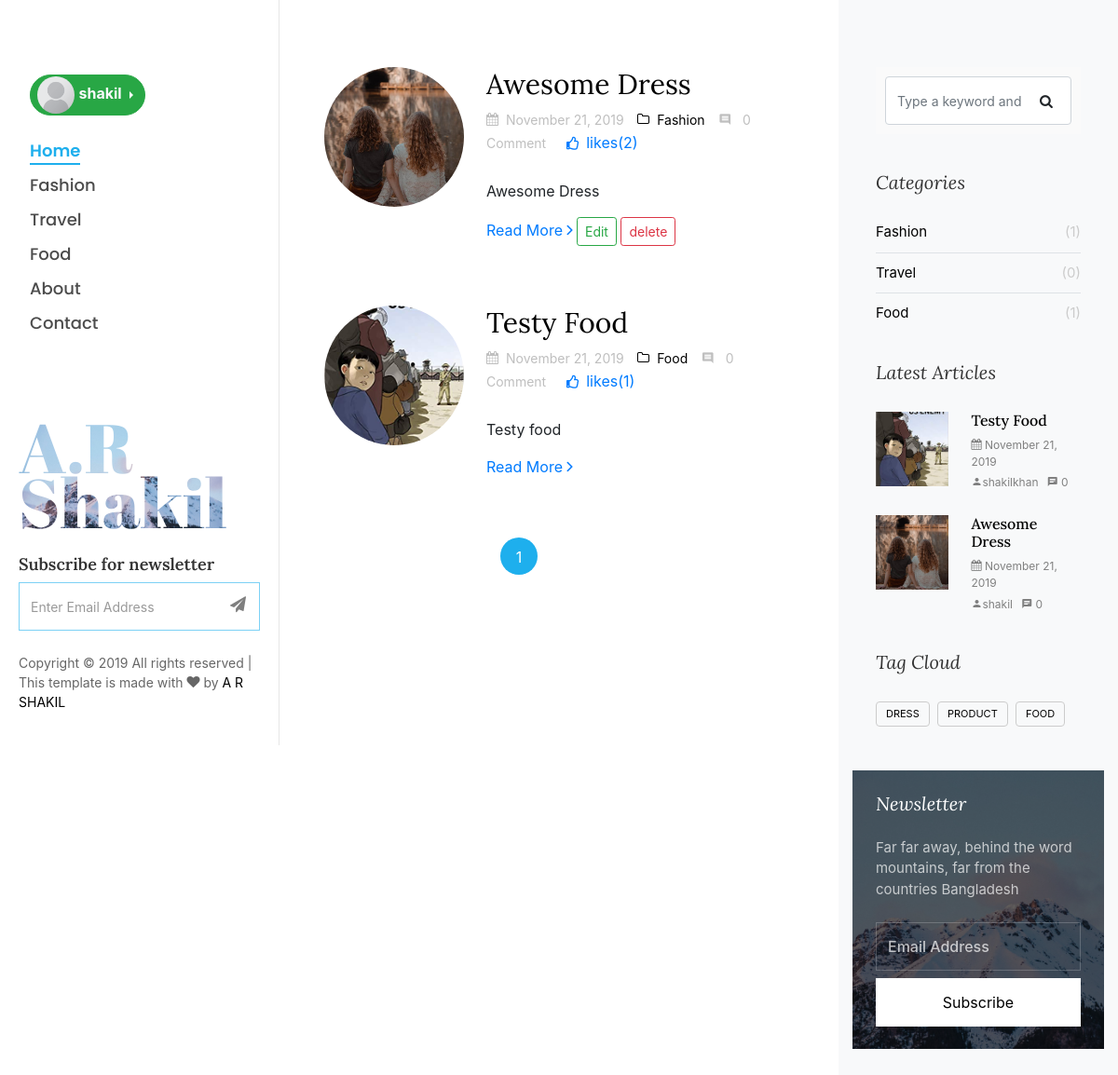
The app's page / (signed in) with its own data.
### blog/models.py (models this page shows, shortened)
class Category(models.Model):
    category_name = models.CharField(max_length=200)
    updated = models.DateTimeField(auto_now_add=True)
    class Meta:
        verbose_name = 'Category'
        verbose_name_plural = 'Categories'

class Post(models.Model):
    category = models.ForeignKey(Category, on_delete=models.CASCADE)
    author  = models.ForeignKey(User, on_delete=models.CASCADE)
    title = models.CharField(max_length=5000)
    image = models.ImageField(upload_to='picture/%Y/%m/%d')
    description = models.TextField()
    post_uploaded = models.DateTimeField(default=datetime.now(), blank=True)
    tags = TaggableManager()
    class Meta:
        verbose_name = 'Post'
        verbose_name_plural = 'Posts'

class Likes(models.Model):
    post = models.ForeignKey(Post, on_delete=models.CASCADE,related_name='likes_post')
    user_likes = models.ManyToManyField(User, blank=True)
    like_status = models.BooleanField(default=False)
    like_created = models.DateTimeField(auto_now_add=True)
    class Meta:
        verbose_name = 'Like'
        verbose_name_plural = 'Likes'

### blog/views.py (the view)
# urls.py: path('',views.home, name='home'),
def home(request,tag_slug=None, get_month=None, get_year=None, id=None):
    categories = Category.objects.all().annotate(posts_count=Count('post'))
    latest_posts = Post.objects.order_by('-post_uploaded')[:4]
    posts = Post.objects.all()
    unique_tag = []
    for x in list(Tag.objects.all().values()[:20]):
        if x not in unique_tag:
            unique_tag.append(x)
    qs = request.POST.get('q',)
    if qs:
        posts = Post.objects.filter(title__icontains=qs)
    if get_month and get_year:
        posts = Post.objects.filter(post_uploaded__month=get_month,post_uploaded__year=get_year)
    tag = None
    if tag_slug:
        tag = get_object_or_404(Tag, slug=tag_slug)
        posts = posts.filter(tags__in=[tag])
    paginator = Paginator(posts, 5)
    page = request.GET.get('page')
    try:
        posts = paginator.page(page)
    except PageNotAnInteger:
        posts = paginator.page(1)
    except EmptyPage:
        posts = paginator.page(paginator.num_pages)
    context = {
        'categories':categories,
        'posts':posts,
        'all_posts': Post.objects.order_by('post_uploaded'),
        'latest_posts':latest_posts,
        'tag': tag,
        'unique_tag':unique_tag
    }
    return render(request, 'blog/index.html',context)

### blog/templates/blog/index.html (shortened to what this page needs)
{% extends 'base.html' %}
{% load static %}
{% block content %}
<div id="colorlib-main">
    <section class="ftco-section ftco-no-pt ftco-no-pb">
        <div class="container">
            <div class="row d-flex">
                <div class="col-xl-8 py-5 px-md-5">
                    <div class="row pt-md-4">
                        {% if posts %}
                        {% for post in posts %}
                        <div class="col-md-12">
                            <div class="blog-entry ftco-animate d-md-flex">
                                {% if post.image %}
                                <a href="{% url 'detail_page' post.id %}" class="img img-2"
                                    style="background-image: url({{ post.image.url }})"></a>
                                {% else %}
                                <a href="#" class="img img-2"
                                    style="background-image: url(static/images/image_1.jpg);"></a>
                                {% endif %}
                                <div class="text text-2 pl-md-4">
                                    <h3 class="mb-2"><a
                                            href="{% url 'detail_page' post.id %}">{{post.title|truncatechars:58}}</a>
                                    </h3>
                                    <div class="meta-wrap">
                                        <p class="meta">
                                            <span><i
                                                    class="icon-calendar mr-2"></i>{{post.post_uploaded|date:"F d, Y"}}</span>
                                            <span><a href="{% url 'categories_page' post.category.id %}"><i
                                                        class="icon-folder-o mr-2"></i>{{post.category.category_name}}</a></span>
                                            {% if post.comments.count >= 1 %}
                                            <span><i class="icon-comment2 mr-2"></i>
                                                {{ post.comments.count }} Comment{{ post.comments.count|pluralize }}
                                            </span>
                                            {% else %}
                                            <span><i class="icon-comment2 mr-2"></i>
                                                {{post.comments.count}} Comment
                                            </span>
                                            {% endif %}
                                            {% for like in post.likes_post.all %}
                                            {% if like.like_status %}
                                            <a href="{% url 'like_post' post.id %}" style="text-decoration:none; ">
                                                <i
                                                    class="far fa-thumbs-up btn-sm"></i>likes({{like.user_likes.count}})</a>
                                            {% else %}
                                            <a href="{% url 'like_post' post.id %}" class="text-dark"
                                                style="text-decoration:none;"><i class="far fa-thumbs-up btn-sm"></i>
                                                like({{like.user_likes.count}})
                                            </a>
                                            {% endif %}
                                            {% empty %}
                                            <a href="{% url 'like_post' post.id %}" class="text-dark"
                                            style="text-decoration:none;"><i class="far fa-thumbs-up btn-sm"></i>
                                            like(0)
                                            </a>
                                            {% endfor %}
                                        </p>
                                    </div>
                                    <p class="mb-4">{{post.description|linebreaks|truncatechars:135}}</p>
                                    <p><a href="{% url 'detail_page' post.id %}" class="btn-custom">Read More <span
                                                class="ion-ios-arrow-forward"></span></a>
                                        {% if post.author.username == request.user.username %}
                                        <a href="{% url 'update_post' post.id%}"
                                            class="btn btn-outline-success btn-sm">Edit</a>
                                        <a href="{% url 'delete_post' post.id%}"
                                            class="btn btn-outline-danger btn-sm">delete</a>
                                        {% endif %}
                                    </p>
                                </div>
                            </div>
                        </div>
                        {% endfor %}
                        {% else %}
                        <h3 class="text-danger text-center py-2 px-2 bg-info text-white"> Sorry, there are no post
                            available at this time. Please add some post! </h3>
                        {% endif %}
                    </div>
                    {% if posts %}
                    {% include "includes/pagination.html" %}
                    {% endif %}
                </div>
                <div class="col-xl-4 sidebar ftco-animate bg-light pt-5">
                    <div class="sidebar-box pt-md-4">
                        <form action="{% url 'home' %}" class="search-form" method="POST">
                            <div class="form-group">
                                <span class="icon icon-search"></span>
                                <input type="text" class="form-control" placeholder="Type a keyword and hit enter"
                                    name="q">
                            </div>
                        </form>
                    </div>
                    <div class="sidebar-box ftco-animate">
                        <h3 class="sidebar-heading">Categories</h3>
                        <ul class="categories">
                            {% for category in categories %}
                            <li><a href="{% url 'categories_page' category.id %}">{{category.category_name}}
                                    <span>({{category.posts_count}})</span></a></li>
                            {% endfor %}
                        </ul>
                    </div>
                    <div class="sidebar-box ftco-animate">
                        <h3 class="sidebar-heading">Latest Articles</h3>
                        {% for latest_post in latest_posts %}
                        <div class="block-21 mb-4 d-flex">
                            {% if latest_post.image %}
                            <a class="blog-img mr-4" style="background-image: url({{latest_post.image.url}});"></a>
                            {% else %}
                            <a class="blog-img mr-4" style="background-image: url(images/image_1.jpg);"></a>
                            {% endif %}
                            <div class="text">
                                <h3 class="heading"><a href="#">{{latest_post.title}}</a></h3>
                                <div class="meta">
                                    <div><a href="#"><span class="icon-calendar"></span>
                                            {{latest_post.post_uploaded|date:"F d, Y"}}</a></div><br>
                                    <div><a href="#"><span
                                                class="icon-person"></span>{{latest_post.author.username}}</a></div>
                                    <div><a href="{% url 'detail_page' latest_post.id %}"><span
                                                class="icon-chat"></span> {{ latest_post.comments.count }}</a></div>
                                </div>
                            </div>
                        </div>
                        {% endfor %}
                    </div>
                    <div class="sidebar-box ftco-animate">
                        <h3 class="sidebar-heading">Tag Cloud</h3>
                        <ul class="tagcloud">
                            {% for tag in unique_tag %}
                            <a href="{% url 'post_list_by_tag' tag.slug %}" class="tag-cloud-link">{{tag.name}}</a>
                            {% endfor %}
                        </ul>
                    </div>
                    <div class="sidebar-box subs-wrap img py-4" style="background-image: url(static/images/bg_1.jpg);">
                        <div class="overlay"></div>
                        <h3 class="mb-4 sidebar-heading">Newsletter</h3>
                        <p class="mb-4">Far far away, behind the word mountains, far from the countries Bangladesh
                        </p>
                        <form action="{% url 'subscribe' %}" class="subscribe-form" method="POST">
                            <div class="form-group">
                                <input type="email" class="form-control" placeholder="Email Address">
                                <input type="submit" value="Subscribe" class="mt-2 btn btn-white submit" name="q">
                            </div>
                        </form>
                    </div>
                            {% regroup all_posts by post_uploaded.year as year_list %}
                </div>
            </div>
        </div>
    </section>
</div>
{% endblock content %}

### templates/base.html (shortened to what this page needs)
<!DOCTYPE html>
{% load static %}
<html lang="en">
<head>
	<link href="https://maxcdn.bootstrapcdn.com/font-awesome/4.7.0/css/font-awesome.min.css" rel="stylesheet">
 	<link rel="stylesheet" href="{% static 'style.css' %}">
 <link rel="stylesheet" href="https://use.fontawesome.com/releases/v5.7.1/css/all.css">
	<link rel="stylesheet" href="{% static 'css/open-iconic-bootstrap.min.css' %}">
	<link rel="stylesheet" href="{% static 'css/animate.css' %}">
	<link rel="stylesheet" href="{% static 'css/owl.carousel.min.css' %}">
	<link rel="stylesheet" href="{% static 'css/owl.theme.default.min.css' %}">
	<link rel="stylesheet" href="{% static 'css/magnific-popup.css' %}">
	<link rel="stylesheet" href="{% static 'css/aos.css' %}">
	<link rel="stylesheet" href="{% static 'css/ionicons.min.css' %}">
	<link rel="stylesheet" href="{% static 'css/bootstrap-datepicker.css' %}">
	<link rel="stylesheet" href="{% static 'css/jquery.timepicker.css' %}">
	<link rel="stylesheet" href="{% static 'css/flaticon.css'% }">
    <link rel="stylesheet" href="{% static 'css/icomoon.css' %}">
	<link rel="stylesheet" href="{% static 'css/style.css' %}">
	 <link rel="stylesheet" href="https://stackpath.bootstrapcdn.com/bootstrap/4.3.1/css/bootstrap.min.css">
</head>
<body>
	<div id="colorlib-page">
		<aside id="colorlib-aside" role="complementary" class="js-fullheight">
			<nav id="colorlib-main-menu" role="navigation">
				<ul class="navmenu">
				{% if user.is_authenticated %}
					<div class="dropdown dropright mb-4">
							<a class="btn btn-success dropdown-toggle" href="#" role="button" id="dropdownMenuLink" data-toggle="dropdown" aria-haspopup="true" aria-expanded="false" style="border-radius: 25px;">
								{% if user.profile.image %}
							 <img src="{{ user.profile.image.url }}" alt="" style="height: 40px; width:40px;margin-top:-5px; margin-bottom:-5px; margin-left:-5px; border-radius: 50%;"> <span class="text-light font-weight-bold">{{user.username}}</span>
							{% else %}
							{% if user.profile.gender == 'male'  %}
							<img src="{% static 'img/male.jpg' %}" alt="" style="height: 40px; width:40px;margin-top:-5px; margin-bottom:-5px; margin-left:-5px; border-radius: 50%;"> <span class="text-light font-weight-bold">{{user.username}}</span>
							{% elif user.profile.gender == 'female' %}
							<img src="{% static 'img/female.jpg' %}" alt="" style="height: 40px; width:40px;margin-top:-5px; margin-bottom:-5px; margin-left:-5px; border-radius: 50%;"> <span class="text-light font-weight-bold">{{user.username}}</span>
								{% else %}
								<img src="{% static 'img/common.png' %}" alt="" style="height: 40px; width:40px;margin-top:-5px; margin-bottom:-5px; margin-left:-5px; border-radius: 50%;"> <span class="text-light font-weight-bold">{{user.username}}</span>
									{% endif %}
									{% endif %}
								</a>
					</div>
					{% endif %}
					<li class="{% if request.resolver_match.url_name == "home" %}colorlib-active{% endif %}"><a
							href="{% url 'home' %}">Home</a></li>
					<span class="navmenu">
						{% for category in categories %}
						{% if active == category.category_name %}
						<li  class="colorlib-active">
							<a href="{% url 'categories_page' category.id %}">{{category.category_name}}</a>
						</li>
						{% else %}
						<li  class="">
							<a href="{% url 'categories_page' category.id %}">{{category.category_name}}</a>
						</li>
						{% endif %}
						{% endfor %}
					</span>
					<li class="{% if request.resolver_match.url_name == "about" %}colorlib-active{% endif %}"><a
							href="{% url 'about' %}">About</a></li>
					<li class="{% if request.resolver_match.url_name == "contact" %}colorlib-active{% endif %}"><a
							href="{% url 'contact' %}">Contact</a></li>
				</ul>
			</nav>
			<div class="colorlib-footer">
				<h1 id="colorlib-logo" class="mb-4"><a href="#"
						style="background-image: url(static/images/bg_1.jpg);">A.R <span>Shakil</span></a></h1>
				<div class="mb-4">
					<h3>Subscribe for newsletter</h3>
					<form action="{% url 'subscribe' %}" class="colorlib-subscribe-form" method="POST">
						<div class="form-group d-flex">
							<div class="icon"><span class="icon-paper-plane"></span></div>
							<input type="email" class="form-control" placeholder="Enter Email Address" name="q">
						</div>
					</form>
				</div>
				<p class="pfooter">
					Copyright &copy;
					<script>document.write(new Date().getFullYear());</script> All rights reserved | This template is
					made with <i class="icon-heart" aria-hidden="true"></i> by <a href="#" target="_blank">A R
						SHAKIL</a>
				</p>
			</div>
		</aside>
	{% block content %}
	{% endblock content %}
</body>
</html>

### records on screen
Category: category_name "Fashion", posts_count "1"
Category: category_name "Travel", posts_count "0"
Category: category_name "Food", posts_count "1"
Post: image (picture), title "Awesome Dress", post_uploaded "November 21, 2019", category.category_name "Fashion", comments.count "0", description "Awesome Dress", shows "Edit", author.username "shakil"
Likes: user_likes.count "2"
Post: image (picture), title "Testy Food", post_uploaded "November 21, 2019", category.category_name "Food", comments.count "0", description "Testy food", author.username "shakilkhan"
Likes: user_likes.count "1"
Tag: name "DRESS"
Tag: name "PRODUCT"
Tag: name "FOOD"

### other values on screen
{{ user.username }} "shakil"
{{ num }} "1"
